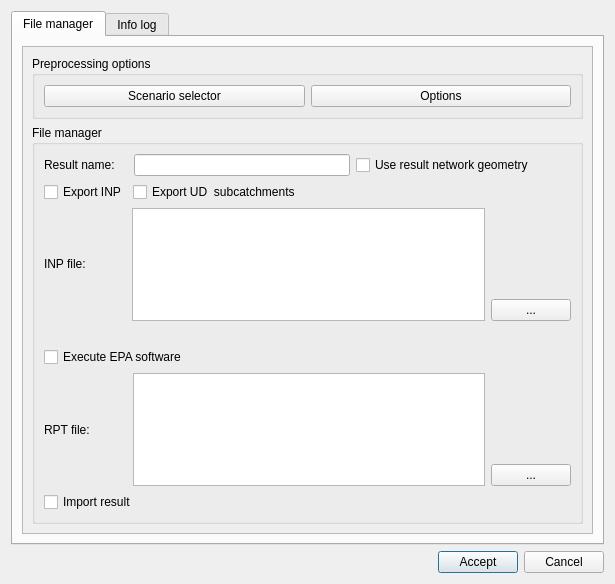
<?xml version="1.0" encoding="UTF-8"?>
<ui version="4.0">
 <class>dlg_go2epa</class>
 <widget class="QDialog" name="dlg_go2epa">
  <property name="geometry">
   <rect>
    <x>0</x>
    <y>0</y>
    <width>615</width>
    <height>584</height>
   </rect>
  </property>
  <property name="windowTitle">
   <string>Go2Epa</string>
  </property>
  <layout class="QGridLayout" name="gridLayout" rowstretch="0,0">
   <item row="1" column="0">
    <layout class="QHBoxLayout" name="horizontalLayout_2">
     <property name="sizeConstraint">
      <enum>QLayout::SetDefaultConstraint</enum>
     </property>
     <item>
      <spacer name="horizontalSpacer">
       <property name="orientation">
        <enum>Qt::Horizontal</enum>
       </property>
       <property name="sizeHint" stdset="0">
        <size>
         <width>40</width>
         <height>20</height>
        </size>
       </property>
      </spacer>
     </item>
     <item>
      <widget class="QPushButton" name="btn_accept">
       <property name="sizePolicy">
        <sizepolicy hsizetype="Minimum" vsizetype="Fixed">
         <horstretch>0</horstretch>
         <verstretch>0</verstretch>
        </sizepolicy>
       </property>
       <property name="text">
        <string>Accept</string>
       </property>
      </widget>
     </item>
     <item>
      <widget class="QPushButton" name="btn_cancel">
       <property name="sizePolicy">
        <sizepolicy hsizetype="Minimum" vsizetype="Fixed">
         <horstretch>0</horstretch>
         <verstretch>0</verstretch>
        </sizepolicy>
       </property>
       <property name="text">
        <string>Cancel</string>
       </property>
      </widget>
     </item>
    </layout>
   </item>
   <item row="0" column="0">
    <widget class="QTabWidget" name="mainTab">
     <property name="currentIndex">
      <number>0</number>
     </property>
     <widget class="QWidget" name="tab_file_manager">
      <attribute name="title">
       <string>File manager</string>
      </attribute>
      <layout class="QGridLayout" name="gridLayout_2">
       <item row="0" column="0">
        <widget class="QScrollArea" name="scrollArea">
         <property name="widgetResizable">
          <bool>true</bool>
         </property>
         <widget class="QWidget" name="scrollAreaWidgetContents">
          <property name="geometry">
           <rect>
            <x>0</x>
            <y>0</y>
            <width>571</width>
            <height>489</height>
           </rect>
          </property>
          <layout class="QGridLayout" name="gridLayout_5">
           <item row="0" column="0">
            <layout class="QVBoxLayout" name="verticalLayout_2">
             <item>
              <widget class="QGroupBox" name="groupBox">
               <property name="sizePolicy">
                <sizepolicy hsizetype="Minimum" vsizetype="Fixed">
                 <horstretch>0</horstretch>
                 <verstretch>0</verstretch>
                </sizepolicy>
               </property>
               <property name="minimumSize">
                <size>
                 <width>0</width>
                 <height>0</height>
                </size>
               </property>
               <property name="title">
                <string>Preprocessing options</string>
               </property>
               <layout class="QHBoxLayout" name="horizontalLayout">
                <item>
                 <widget class="QPushButton" name="btn_hs_ds">
                  <property name="sizePolicy">
                   <sizepolicy hsizetype="Minimum" vsizetype="Fixed">
                    <horstretch>0</horstretch>
                    <verstretch>0</verstretch>
                   </sizepolicy>
                  </property>
                  <property name="text">
                   <string>Scenario selector</string>
                  </property>
                 </widget>
                </item>
                <item>
                 <widget class="QPushButton" name="btn_options">
                  <property name="sizePolicy">
                   <sizepolicy hsizetype="Minimum" vsizetype="Fixed">
                    <horstretch>0</horstretch>
                    <verstretch>0</verstretch>
                   </sizepolicy>
                  </property>
                  <property name="text">
                   <string>Options</string>
                  </property>
                 </widget>
                </item>
               </layout>
              </widget>
             </item>
             <item>
              <widget class="QGroupBox" name="groupBox_2">
               <property name="sizePolicy">
                <sizepolicy hsizetype="Minimum" vsizetype="Minimum">
                 <horstretch>0</horstretch>
                 <verstretch>0</verstretch>
                </sizepolicy>
               </property>
               <property name="title">
                <string>File manager</string>
               </property>
               <layout class="QVBoxLayout" name="verticalLayout">
                <item>
                 <layout class="QGridLayout" name="gridLayout_3">
                  <item row="0" column="2">
                   <widget class="QCheckBox" name="chk_only_check">
                    <property name="text">
                     <string>Use result network geometry</string>
                    </property>
                   </widget>
                  </item>
                  <item row="0" column="1">
                   <widget class="QLineEdit" name="txt_result_name">
                    <property name="sizePolicy">
                     <sizepolicy hsizetype="Minimum" vsizetype="Fixed">
                      <horstretch>0</horstretch>
                      <verstretch>0</verstretch>
                     </sizepolicy>
                    </property>
                    <property name="text">
                     <string/>
                    </property>
                   </widget>
                  </item>
                  <item row="0" column="0">
                   <widget class="QLabel" name="lbl_result_name">
                    <property name="sizePolicy">
                     <sizepolicy hsizetype="Fixed" vsizetype="Preferred">
                      <horstretch>0</horstretch>
                      <verstretch>0</verstretch>
                     </sizepolicy>
                    </property>
                    <property name="text">
                     <string>Result name:    </string>
                    </property>
                   </widget>
                  </item>
                 </layout>
                </item>
                <item>
                 <layout class="QHBoxLayout" name="horizontalLayout_3">
                  <property name="sizeConstraint">
                   <enum>QLayout::SetDefaultConstraint</enum>
                  </property>
                  <property name="topMargin">
                   <number>0</number>
                  </property>
                  <item>
                   <widget class="QCheckBox" name="chk_export">
                    <property name="sizePolicy">
                     <sizepolicy hsizetype="Fixed" vsizetype="Fixed">
                      <horstretch>0</horstretch>
                      <verstretch>0</verstretch>
                     </sizepolicy>
                    </property>
                    <property name="text">
                     <string>Export INP</string>
                    </property>
                   </widget>
                  </item>
                  <item>
                   <widget class="QCheckBox" name="chk_export_subcatch">
                    <property name="sizePolicy">
                     <sizepolicy hsizetype="Minimum" vsizetype="Fixed">
                      <horstretch>0</horstretch>
                      <verstretch>0</verstretch>
                     </sizepolicy>
                    </property>
                    <property name="text">
                     <string>Export UD  subcatchments</string>
                    </property>
                   </widget>
                  </item>
                  <item>
                   <spacer name="horizontalSpacer_2">
                    <property name="orientation">
                     <enum>Qt::Horizontal</enum>
                    </property>
                    <property name="sizeHint" stdset="0">
                     <size>
                      <width>40</width>
                      <height>20</height>
                     </size>
                    </property>
                   </spacer>
                  </item>
                 </layout>
                </item>
                <item>
                 <layout class="QHBoxLayout" name="horizontalLayout_5">
                  <item>
                   <widget class="QLabel" name="lbl_inp_file">
                    <property name="sizePolicy">
                     <sizepolicy hsizetype="Fixed" vsizetype="Fixed">
                      <horstretch>0</horstretch>
                      <verstretch>0</verstretch>
                     </sizepolicy>
                    </property>
                    <property name="text">
                     <string>INP file:            </string>
                    </property>
                   </widget>
                  </item>
                  <item>
                   <widget class="QTextEdit" name="txt_file_inp">
                    <property name="enabled">
                     <bool>true</bool>
                    </property>
                    <property name="sizePolicy">
                     <sizepolicy hsizetype="Expanding" vsizetype="Ignored">
                      <horstretch>0</horstretch>
                      <verstretch>0</verstretch>
                     </sizepolicy>
                    </property>
                    <property name="minimumSize">
                     <size>
                      <width>0</width>
                      <height>0</height>
                     </size>
                    </property>
                    <property name="readOnly">
                     <bool>true</bool>
                    </property>
                   </widget>
                  </item>
                  <item>
                   <layout class="QVBoxLayout" name="verticalLayout_3">
                    <item>
                     <spacer name="verticalSpacer">
                      <property name="orientation">
                       <enum>Qt::Vertical</enum>
                      </property>
                      <property name="sizeHint" stdset="0">
                       <size>
                        <width>20</width>
                        <height>40</height>
                       </size>
                      </property>
                     </spacer>
                    </item>
                    <item>
                     <widget class="QPushButton" name="btn_file_inp">
                      <property name="sizePolicy">
                       <sizepolicy hsizetype="Fixed" vsizetype="Fixed">
                        <horstretch>0</horstretch>
                        <verstretch>0</verstretch>
                       </sizepolicy>
                      </property>
                      <property name="text">
                       <string>...</string>
                      </property>
                     </widget>
                    </item>
                   </layout>
                  </item>
                 </layout>
                </item>
                <item>
                 <layout class="QHBoxLayout" name="horizontalLayout_6">
                  <property name="topMargin">
                   <number>20</number>
                  </property>
                  <item>
                   <widget class="QCheckBox" name="chk_exec">
                    <property name="text">
                     <string>Execute EPA software</string>
                    </property>
                   </widget>
                  </item>
                 </layout>
                </item>
                <item>
                 <layout class="QHBoxLayout" name="horizontalLayout_7">
                  <item>
                   <widget class="QLabel" name="lbl_rpt_file">
                    <property name="sizePolicy">
                     <sizepolicy hsizetype="Fixed" vsizetype="Preferred">
                      <horstretch>0</horstretch>
                      <verstretch>0</verstretch>
                     </sizepolicy>
                    </property>
                    <property name="text">
                     <string>RPT file:           </string>
                    </property>
                   </widget>
                  </item>
                  <item>
                   <widget class="QTextEdit" name="txt_file_rpt">
                    <property name="sizePolicy">
                     <sizepolicy hsizetype="Expanding" vsizetype="Ignored">
                      <horstretch>0</horstretch>
                      <verstretch>0</verstretch>
                     </sizepolicy>
                    </property>
                    <property name="readOnly">
                     <bool>true</bool>
                    </property>
                   </widget>
                  </item>
                  <item>
                   <layout class="QVBoxLayout" name="verticalLayout_4">
                    <item>
                     <spacer name="verticalSpacer_2">
                      <property name="orientation">
                       <enum>Qt::Vertical</enum>
                      </property>
                      <property name="sizeHint" stdset="0">
                       <size>
                        <width>20</width>
                        <height>40</height>
                       </size>
                      </property>
                     </spacer>
                    </item>
                    <item>
                     <widget class="QPushButton" name="btn_file_rpt">
                      <property name="sizePolicy">
                       <sizepolicy hsizetype="Fixed" vsizetype="Fixed">
                        <horstretch>0</horstretch>
                        <verstretch>0</verstretch>
                       </sizepolicy>
                      </property>
                      <property name="text">
                       <string>...</string>
                      </property>
                      <property name="autoDefault">
                       <bool>true</bool>
                      </property>
                     </widget>
                    </item>
                   </layout>
                  </item>
                 </layout>
                </item>
                <item>
                 <widget class="QCheckBox" name="chk_import_result">
                  <property name="text">
                   <string>Import result</string>
                  </property>
                 </widget>
                </item>
               </layout>
              </widget>
             </item>
            </layout>
           </item>
          </layout>
         </widget>
        </widget>
       </item>
      </layout>
     </widget>
     <widget class="QWidget" name="tab_loginfo">
      <attribute name="title">
       <string>Info log</string>
      </attribute>
      <layout class="QGridLayout" name="gridLayout_4">
       <item row="0" column="0">
        <widget class="QScrollArea" name="scrollArea_2">
         <property name="widgetResizable">
          <bool>true</bool>
         </property>
         <widget class="QWidget" name="scrollAreaWidgetContents_2">
          <property name="geometry">
           <rect>
            <x>0</x>
            <y>0</y>
            <width>571</width>
            <height>489</height>
           </rect>
          </property>
          <layout class="QGridLayout" name="gridLayout_6">
           <item row="0" column="0">
            <widget class="QTextEdit" name="txt_infolog"/>
           </item>
          </layout>
         </widget>
        </widget>
       </item>
      </layout>
     </widget>
    </widget>
   </item>
  </layout>
 </widget>
 <resources/>
 <connections/>
</ui>
